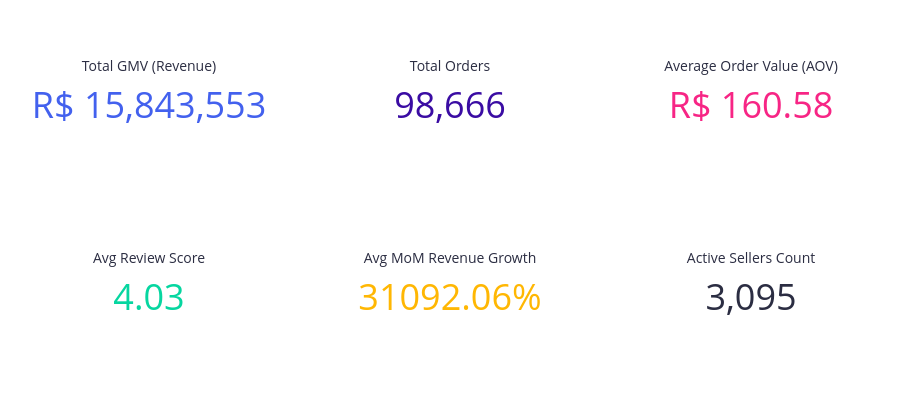

Notebook cell for this chart:
### Markdown cell above
## 2. Executive KPIs

This section provides a high-level scorecard of Gyakriti's business health. We aggregate the core performance indicators representing total business volume, transactional efficiency, and customer satisfaction, accompanied by the primary growth drivers.

### Metrics Calculated:
1. **Total Revenue (GMV):** Cumulative value of item price + freight.
2. **Total Orders:** Total unique orders placed.
3. **Average Order Value (AOV):** Mean transaction size per order.
4. **Average Review Score:** Quality indicator representing overall customer sentiment.
5. **Month-over-Month Growth Rate:** Growth velocity indicator.
6. **Top Performing Categories & Sellers:** Concentration indicators.

### Code cell
# Calculate Executive Metrics from raw and KPI datasets
total_gmv = abt['total_order_value'].sum()  # Total GMV (Price + Freight)
total_orders = abt['order_id'].nunique()
avg_order_value = total_gmv / total_orders
avg_review = abt['review_score'].mean()

# Calculate MoM Growth Trend
monthly_revenue = abt.groupby('purchase_cohort')['total_order_value'].sum().reset_index()
monthly_revenue = monthly_revenue.sort_values('purchase_cohort')
monthly_revenue['MoM_Growth'] = monthly_revenue['total_order_value'].pct_change() * 100
average_mom_growth = monthly_revenue['MoM_Growth'].mean()

# Identify Top Categories by Revenue
top_categories = category_kpis.sort_values(by='total_revenue_brl', ascending=False).head(3)
top_cat_list = [f"{row['product_category_name_english']} (R$ {row['total_revenue_brl']/1e6:.2f}M)" for _, row in top_categories.iterrows()]

# Identify Top Sellers by Revenue
top_sellers_df = seller_kpis.sort_values(by='total_revenue_brl', ascending=False).head(3)
top_seller_list = [f"{row['seller_id'][:8]}... (R$ {row['total_revenue_brl']/1e3:.1f}k)" for _, row in top_sellers_df.iterrows()]

# Print executive summary text
print("=" * 60)
print("GYAKRITI EXECUTIVE SUMMARY SCORECARD")
print("=" * 60)
print(f"Total Revenue (GMV)        : R$ {total_gmv:,.2f}")
print(f"Total Orders               : {total_orders:,}")
print(f"Average Order Value (AOV)  : R$ {avg_order_value:.2f}")
print(f"Average Review Score       : {avg_review:.2f} / 5.00")
print(f"Average MoM Revenue Growth : {average_mom_growth:.2f}%")
print(f"Top 3 Categories           : {', '.join(top_cat_list)}")
print(f"Top 3 Sellers              : {', '.join(top_seller_list)}")
print("=" * 60)

# Build a visually stunning KPI Dashboard using Plotly indicators
fig = make_subplots(
    rows=2, cols=3,
    specs=[[{"type": "indicator"}, {"type": "indicator"}, {"type": "indicator"}],
           [{"type": "indicator"}, {"type": "indicator"}, {"type": "indicator"}]],
    vertical_spacing=0.2,
    horizontal_spacing=0.05
)

# 1. Total Revenue (GMV)
fig.add_trace(go.Indicator(
    mode="number",
    value=total_gmv,
    number={'prefix': "R$ ", 'valueformat': ",.0f", 'font': {'size': 36, 'color': PALETTE['primary']}},
    title={'text': "Total GMV (Revenue)", 'font': {'size': 14, 'color': PALETTE['grey_dark']}}
), row=1, col=1)

# 2. Total Orders
fig.add_trace(go.Indicator(
    mode="number",
    value=total_orders,
    number={'valueformat': ",", 'font': {'size': 36, 'color': PALETTE['secondary']}},
    title={'text': "Total Orders", 'font': {'size': 14, 'color': PALETTE['grey_dark']}}
), row=1, col=2)

# 3. Average Order Value
fig.add_trace(go.Indicator(
    mode="number",
    value=avg_order_value,
    number={'prefix': "R$ ", 'valueformat': ".2f", 'font': {'size': 36, 'color': PALETTE['accent']}},
    title={'text': "Average Order Value (AOV)", 'font': {'size': 14, 'color': PALETTE['grey_dark']}}
), row=1, col=3)

# 4. Average Review Score
fig.add_trace(go.Indicator(
    mode="number",
    value=avg_review,
    number={'valueformat': ".2f", 'font': {'size': 36, 'color': PALETTE['positive']}},
    title={'text': "Avg Review Score", 'font': {'size': 14, 'color': PALETTE['grey_dark']}}
), row=2, col=1)

# 5. Average MoM Growth
fig.add_trace(go.Indicator(
    mode="number",
    value=average_mom_growth,
    number={'suffix': "%", 'valueformat': ".2f", 'font': {'size': 36, 'color': PALETTE['neutral']}},
    title={'text': "Avg MoM Revenue Growth", 'font': {'size': 14, 'color': PALETTE['grey_dark']}}
), row=2, col=2)

# 6. Active Sellers
fig.add_trace(go.Indicator(
    mode="number",
    value=len(seller_kpis),
    number={'valueformat': ",", 'font': {'size': 36, 'color': PALETTE['grey_dark']}},
    title={'text': "Active Sellers Count", 'font': {'size': 14, 'color': PALETTE['grey_dark']}}
), row=2, col=3)

fig.update_layout(
    height=400,
    margin={'t': 40, 'b': 40, 'l': 20, 'r': 20},
    paper_bgcolor="white"
)

fig.show()

### Figure 1 — Plotly figure (JSON) as saved in the notebook; plotly's stock layout.template omitted (floating-point values rounded to 4 significant figures)
{"data": [{"domain": {"x": [0, 0.3], "y": [0.6, 1]}, "mode": "number", "number": {"font": {"color": "#4361EE", "size": 36}, "prefix": "R$ ", "valueformat": ",.0f"}, "title": {"font": {"color": "#2B2D42", "size": 14}, "text": "Total GMV (Revenue)"}, "type": "indicator", "value": 15840000.0}, {"domain": {"x": [0.35, 0.65], "y": [0.6, 1]}, "mode": "number", "number": {"font": {"color": "#3A0CA3", "size": 36}, "valueformat": ","}, "title": {"font": {"color": "#2B2D42", "size": 14}, "text": "Total Orders"}, "type": "indicator", "value": 98666}, {"domain": {"x": [0.7, 1], "y": [0.6, 1]}, "mode": "number", "number": {"font": {"color": "#F72585", "size": 36}, "prefix": "R$ ", "valueformat": ".2f"}, "title": {"font": {"color": "#2B2D42", "size": 14}, "text": "Average Order Value (AOV)"}, "type": "indicator", "value": 160.6}, {"domain": {"x": [0, 0.3], "y": [0, 0.4]}, "mode": "number", "number": {"font": {"color": "#06D6A0", "size": 36}, "valueformat": ".2f"}, "title": {"font": {"color": "#2B2D42", "size": 14}, "text": "Avg Review Score"}, "type": "indicator", "value": 4.033}, {"domain": {"x": [0.35, 0.65], "y": [0, 0.4]}, "mode": "number", "number": {"font": {"color": "#FFB703", "size": 36}, "suffix": "%", "valueformat": ".2f"}, "title": {"font": {"color": "#2B2D42", "size": 14}, "text": "Avg MoM Revenue Growth"}, "type": "indicator", "value": 31090.0}, {"domain": {"x": [0.7, 1], "y": [0, 0.4]}, "mode": "number", "number": {"font": {"color": "#2B2D42", "size": 36}, "valueformat": ","}, "title": {"font": {"color": "#2B2D42", "size": 14}, "text": "Active Sellers Count"}, "type": "indicator", "value": 3095}], "layout": {"height": 400, "margin": {"b": 40, "l": 20, "r": 20, "t": 40}, "paper_bgcolor": "white"}}
